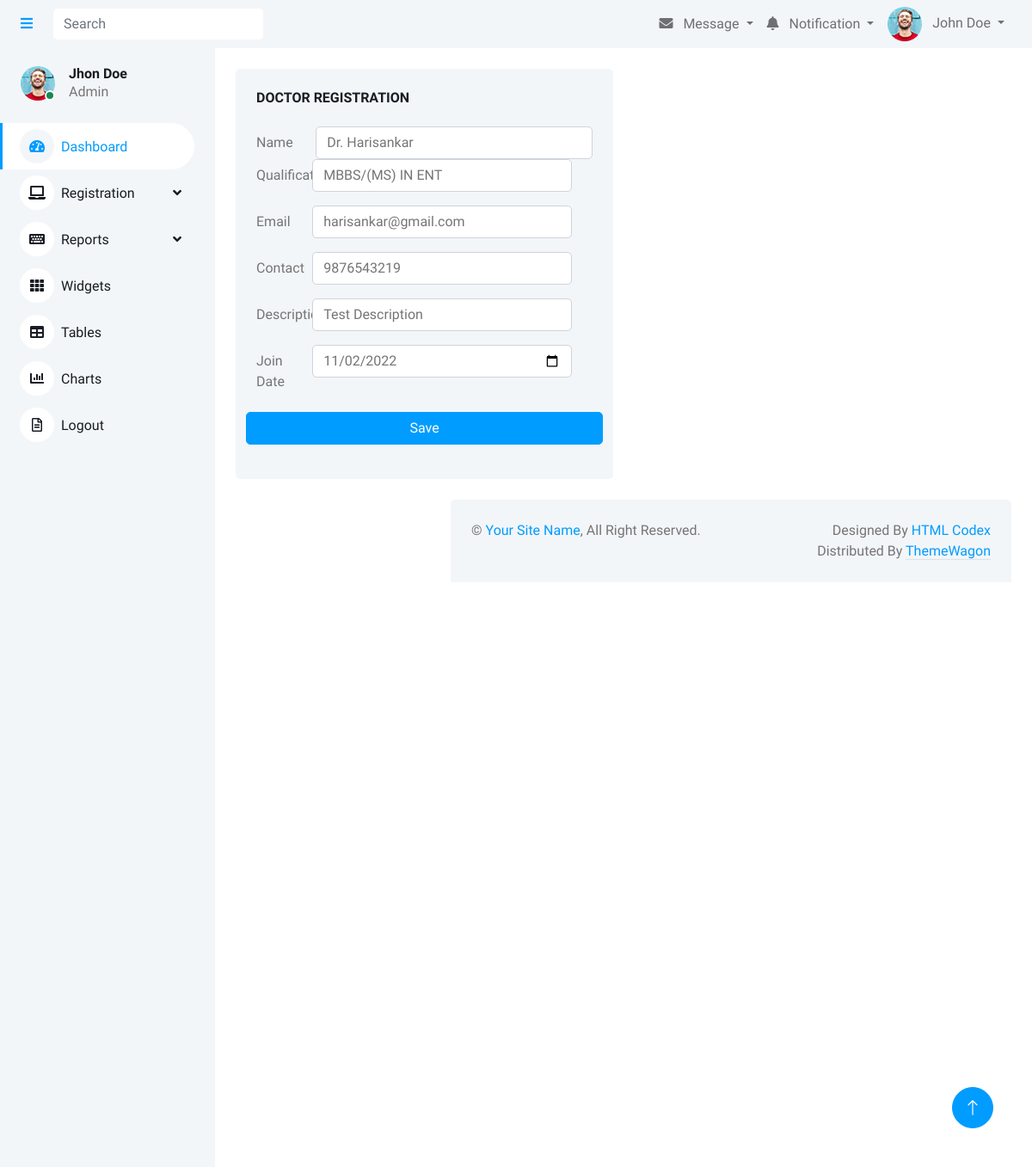
/Admin/doctoredit.php?docid=24, run on the app's committed database.
### tables this page shows
CREATE TABLE IF NOT EXISTS `tbldoctor` (
  `doctorid` int(11) NOT NULL AUTO_INCREMENT,
  `deptid` int(11) NOT NULL,
  `name` varchar(50) NOT NULL,
  `qualification` varchar(150) NOT NULL,
  `docgender` varchar(50) NOT NULL,
  `email` varchar(150) NOT NULL,
  `contact` bigint(50) NOT NULL,
  `description` varchar(300) NOT NULL,
  `docimg` varchar(50) NOT NULL,
  `joindate` date NOT NULL,
  `password` varchar(50) NOT NULL,
  `docter_status` varchar(50) NOT NULL,
  PRIMARY KEY (`doctorid`)
);

### Admin/doctoredit.php (the view, shortened to what this page needs)
<?php
include("header.php");
include("config.php");
?>
<div class="content">
<div class="container-fluid pt-4 px-4">
                <div class="row g-4">
                       <div class="col-sm-12 col-xl-6">
                        <div class="bg-light rounded h-100 p-4">
                            <h6 class="mb-4">DOCTOR REGISTRATION</h6>
                            <?php
                    $doctorid=$_GET["docid"];
                    $sql=mysqli_query($con,"SELECT * FROM `tbldoctor` WHERE `doctorid`=$doctorid");
                    $display=mysqli_fetch_array($sql);
                            ?>
                            <form action="" method="post">
                                <div class="row mb-3">
                                    <label for="inputEmail3" class="col-sm-2 col-form-label">Name</label>
                                    <div class="col-sm-10">
                                        <input type="text" class="form-control" id="inputEmail3" name="txtdocname" value="<?php echo $display['name'];?>">
                                    </div>
                                <div class="row mb-3">
                                    <label for="inputEmail3" class="col-sm-2 col-form-label">Qualification</label>
                                    <div class="col-sm-10">
                                        <input type="text" class="form-control" id="inputEmail3" name="txtdocqn" value="<?php echo $display['qualification'];?>">
                                    </div>
                                </div>
                                <div class="row mb-3">
                                    <label for="inputEmail3" class="col-sm-2 col-form-label">Email</label>
                                    <div class="col-sm-10">
                                        <input type="email" class="form-control" id="inputEmail3" name="txtdocemail" value="<?php echo $display['email'];?>">
                                    </div>
                                </div>
                                <div class="row mb-3">
                                    <label for="inputEmail3" class="col-sm-2 col-form-label">Contact</label>
                                    <div class="col-sm-10">
                                        <input type="text" class="form-control" id="inputEmail3" name="txtdocphn" value="<?php echo $display['contact'];?>">
                                    </div>
                                </div>
                                <div class="row mb-3">
                                    <label for="inputEmail3" class="col-sm-2 col-form-label">Description</label>
                                    <div class="col-sm-10">
                                        <input type="area" class="form-control" id="inputEmail3" name="txtdocdesc" value="<?php echo $display['description'];?>">
                                    </div>
                                </div>
                                <div class="row mb-3">
                                    <label for="inputEmail3" class="col-sm-2 col-form-label">Join Date</label>
                                    <div class="col-sm-10">
                                        <input type="date" class="form-control" id="inputEmail3" name="txtdate" value="<?php echo $display['joindate'];?>">
                                    </div>
                                </div>
                                <button type="submit" class="btn btn-primary" name="btnsubmit">Save</button>
                            </form>
                        </div>
                    </div>
</div>
</div>
</div>
<?php
    include("footer.php");
    ?>

### Admin/css/style.css (style rules this page uses)
:root { --primary: #009CFF; --light: #F3F6F9; --dark: #191C24; }
.btn { transition: .5s; }
.btn.btn-primary { color: #FFFFFF; }
.content { margin-left: 250px; min-height: 100vh; background: #FFFFFF; transition: 0.5s; }
@media (min-width: 992px) { .content { width: calc(100% - 250px); } }

### data on the page
tbldoctor: txtdocname "Dr. Harisankar", txtdocqn "MBBS/(MS) IN ENT", txtdocemail "harisankar@gmail.com", txtdocphn "9876543219", txtdocdesc "Test Description", txtdate "11/02/2022"
